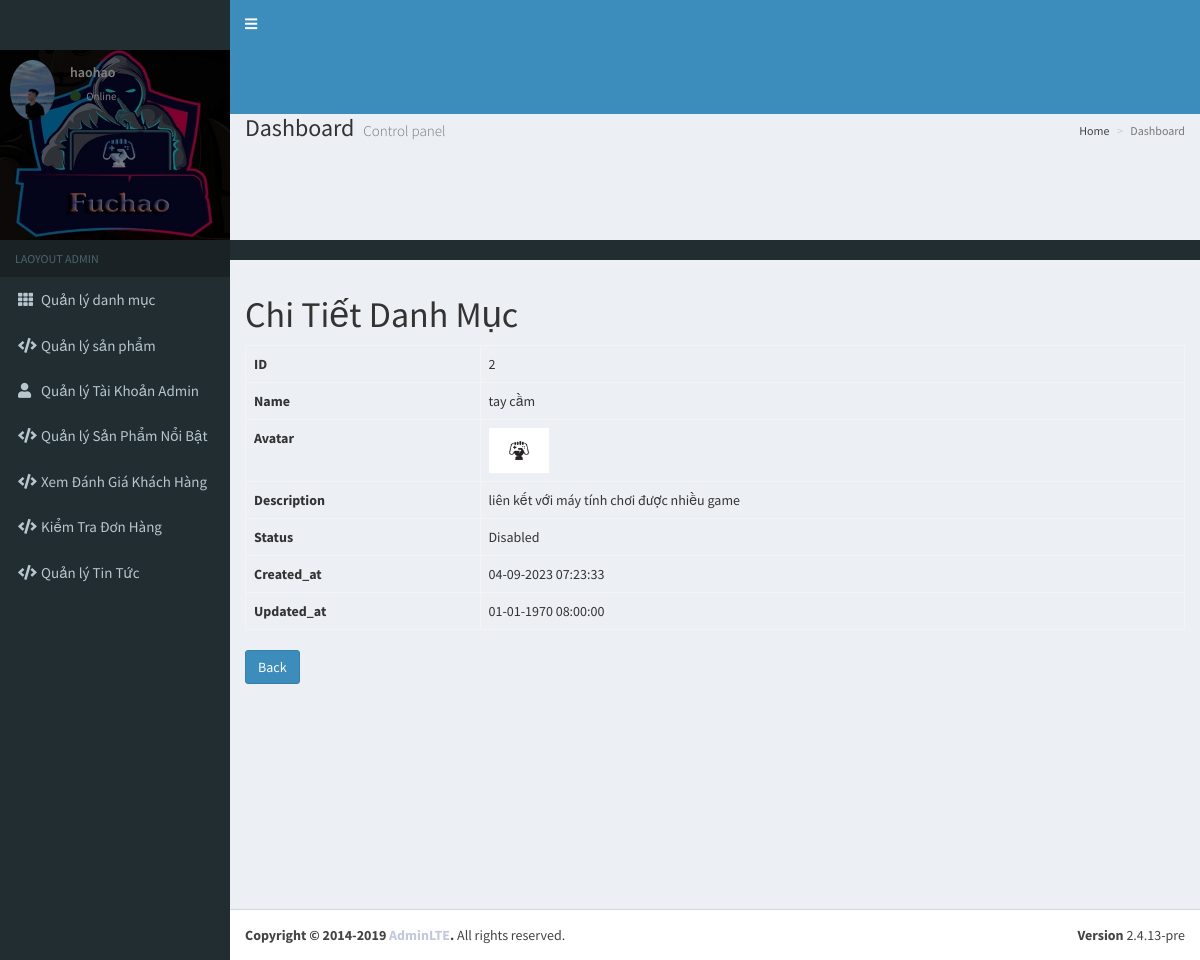
/Backend/index.php?controller=category&action=detail&id=2 (signed in), run on the app's committed database.
### tables this page shows
CREATE TABLE `categories` (
  `id` int(11) NOT NULL,
  `name` varchar(255) NOT NULL,
  `type` tinyint(3) DEFAULT 0,
  `avatar` varchar(255) DEFAULT NULL,
  `description` text DEFAULT NULL,
  `status` tinyint(3) DEFAULT 0,
  `created_at` timestamp NOT NULL DEFAULT current_timestamp(),
  `updated_at` datetime DEFAULT NULL
);

### Backend/controllers/Controller.php (called while the page is built, shortened)
<?php
class Controller
{
    public function render($file, $variables = []) {
        extract($variables);
        require $file;
        $render_view = ob_get_clean();
        return $render_view;
    }
}

### Backend/controllers/CategoryController.php (called while the page is built, shortened)
<?php
require_once 'controllers/Controller.php';
require_once 'models/Category.php';
class CategoryController extends Controller
{
  public function detail()
  {
    $id = $_GET['id'];
    $category_model = new Category();
    $category = $category_model->getCategoryById($id);
    $this->content = $this->render('views/categories/detail.php', [
      'category' => $category
    ]);
    require_once 'views/layouts/main.php';
  }
}

### Backend/index.php (called while the page is built, shortened)
<?php
$action = isset($_GET['action']) ? $_GET['action'] : 'index';
$object = new $controller();
$object->$action();
?>

### Backend/Models/Model.php (called while the page is built, shortened)
<?php
class Model {
    public function __construct() {
        try {
            $this->connection = new PDO(Database::DB_DSN, Database::DB_USERNAME, Database::DB_PASSWORD);
        } catch (PDOException $e) {
            die("Kết nối CSDL theo PDO thất bại: " . $e->getMessage());
        }
    }
}

### Backend/Models/Category.php (called while the page is built, shortened)
<?php
require_once 'models/Model.php';
class Category extends Model {
  public function getCategoryById($id)
  {
    $obj_select = $this->connection
      ->prepare("SELECT * FROM categories WHERE id = $id");
    $obj_select->execute();
    $category = $obj_select->fetch(PDO::FETCH_ASSOC);
    return $category;
  }
}

### Backend/views/categories/detail.php (the view)
<h1>Chi Tiết Danh Mục</h1>
<table class="table table-bordered">
    <tr>
        <th>ID</th>
        <td><?php echo $category['id']; ?></td>
    </tr>
    <tr>
        <th>Name</th>
        <td><?php echo $category['name']; ?></td>
    </tr>
    <tr>
        <th>Avatar</th>
        <td>
            <?php if (!empty($category['avatar'])): ?>
                <img src="assets/uploads/<?php echo $category['avatar'] ?>" width="60"/>
            <?php endif; ?>
        </td>
    </tr>
    <tr>
        <th>Description</th>
        <td><?php echo $category['description']; ?></td>
    </tr>
    <tr>
        <th>Status</th>
        <td>
            <?php
            $status_text = 'Active';
            if ($category['status'] == 0) {
                $status_text = 'Disabled';
            }
            echo $status_text;
            ?>
        </td>
    </tr>
    <tr>
        <th>Created_at</th>
        <td>
            <?php echo date('d-m-Y H:i:s', strtotime($category['created_at'])); ?>
        </td>
    </tr>
    <tr>
        <th>Updated_at</th>
        <td>
            <?php echo date('d-m-Y H:i:s', strtotime($category['updated_at'])); ?>
        </td>
    </tr>
</table>
<a class="btn btn-primary" href="index.php?controller=category">Back</a>

### data on the page
categories: id "2", name "tay cầm", avatar (picture), description "liên kết với máy tính chơi được nhiều game", status "Disabled", created_at "04-09-2023 07:23:33", updated_at "01-01-1970 08:00:00"

### other printed values
$username "haohao"
